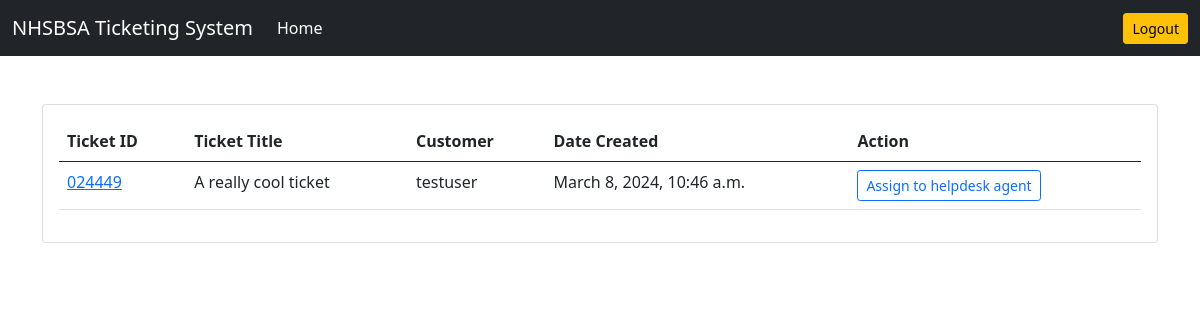
The page /tickets/ticket-queue/ on the database its author committed.
### tickets/models.py (models this page shows)
class Ticket(models.Model):
    customer = models.ForeignKey(User, on_delete=models.CASCADE)
    helpdesk = models.ForeignKey(User, on_delete=models.DO_NOTHING, related_name='helpdesk', null=True, blank=True)
    ticket_id = models.CharField(max_length=15, unique=True)
    ticket_title = models.CharField(max_length=50)
    ticket_description = models.TextField()
    status = models.CharField(max_length=20,
                              choices=(('Active', 'Active'), ('Pending', 'Pending'), ('Resolved', 'Resolved')),
                              default='Pending')
    created_on = models.DateTimeField(auto_now_add=True)
    last_modified = models.DateTimeField(auto_now=True)
    is_resolved = models.BooleanField(default=False)
    severity = models.CharField(max_length=5, choices=(('A', 'A'), ('B', 'B')), default='B')
    is_assigned_to_helpdesk = models.BooleanField(default=False)
    resolution_steps = models.TextField(blank=True, null=True)

### accounts/models.py (models this page shows)
class CustomUser(AbstractUser):
    is_customer = models.BooleanField(default=False)
    is_helpdesk = models.BooleanField(default=False)
    email = models.EmailField(unique=True)
    username = models.CharField(max_length=255, unique=True)

### tickets/views.py (the view)
# urls.py: path('ticket-queue/', views.ticket_queue, name='ticket-queue'),
def ticket_queue(request):
    tickets = Ticket.objects.filter(is_assigned_to_helpdesk=False)
    context = {'tickets': tickets}
    return render(request, 'tickets/ticket_queue.html', context)

### templates/tickets/ticket_queue.html
{% extends 'abstract.html' %}
{% block content %}
<div class="card">
    <div class="card-body">
        <table class="table">
            <thead>
                <tr>
                    <th scope="col">Ticket ID</th>
                    <th scope="col">Ticket Title</th>
                    <th scope="col">Customer</th>
                    <th scope="col">Date Created</th>
                    <th scope="col">Action</th>
                </tr>
            </thead>
            <tbody>
                {% for ticket in tickets %}
                <tr>
                    <td><a href="{% url 'ticket-details' ticket.ticket_id %}">{{ticket.ticket_id}}</a></td>
                    <td>{{ticket.ticket_title}}</td>
                    <td>{{ticket.customer}}</td>
                    <td>{{ticket.created_on}}</td>
                    <td><a href="{% url 'assign-ticket' ticket.ticket_id %}" class="btn btn-outline-primary btn-sm">Assign to helpdesk agent</a></td>
                </tr>
                {% endfor %}
            </tbody>
        </table>
    </div>
</div>
{% endblock content %}

### rows shown on the page
Ticket: ticket_id "024449", ticket_title "A really cool ticket", customer "testuser", created_on "March 8, 2024, 10:46 a.m."
